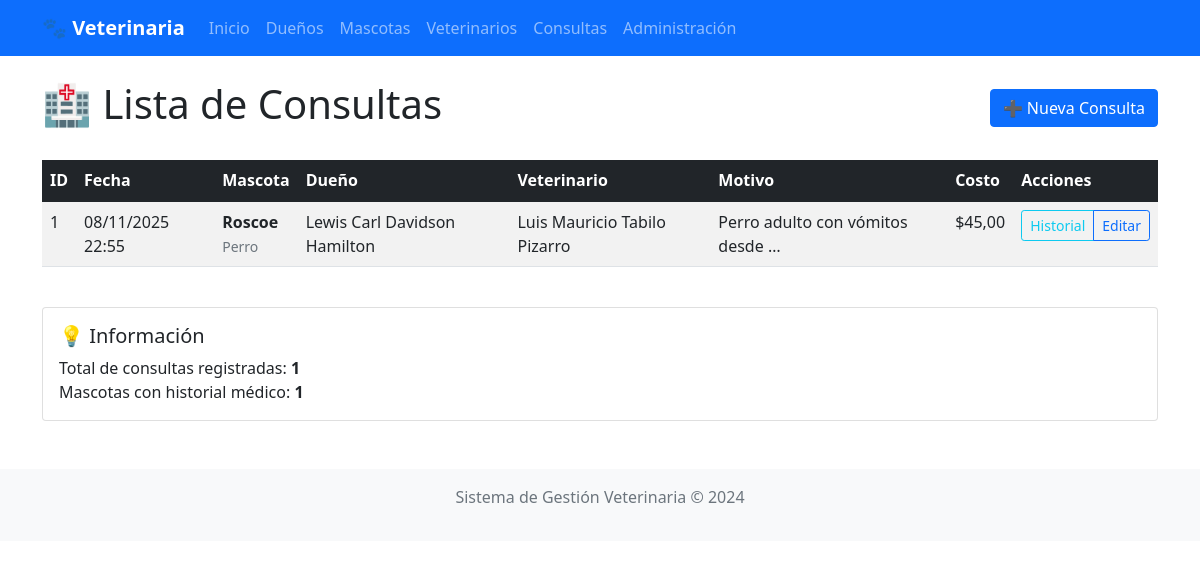
The app's page /consultas/, older data.
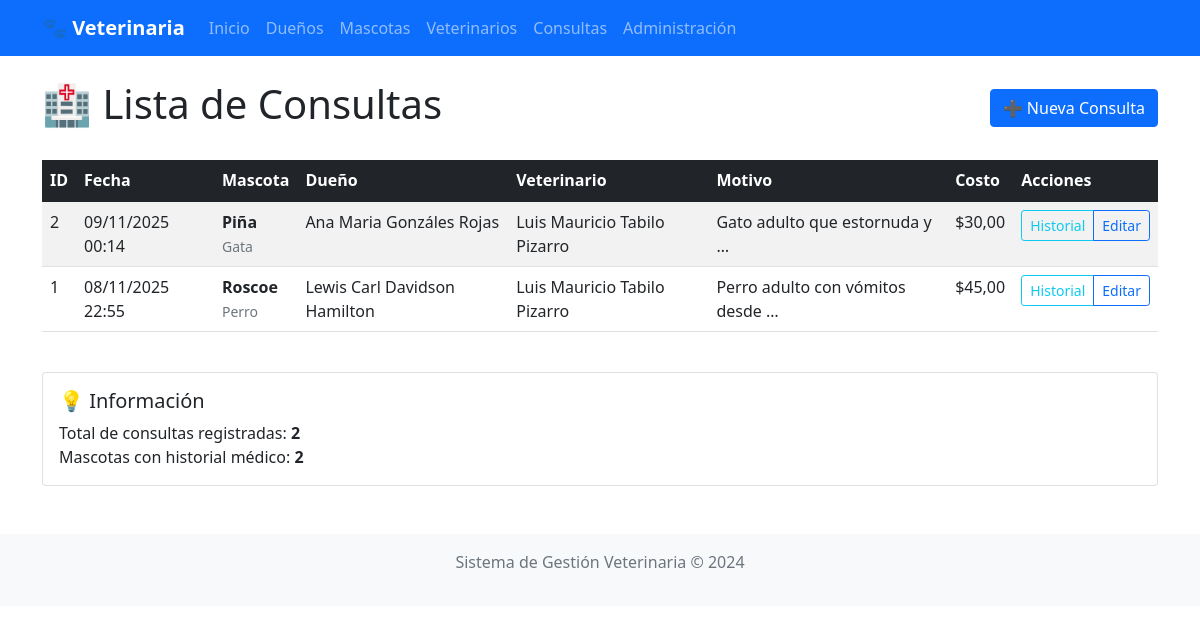
The same page, newer data.
### clinica/models.py (models this page shows, shortened)
class Consulta(models.Model):
    mascota = models.ForeignKey(Mascota, on_delete=models.CASCADE)
    veterinario = models.ForeignKey(Veterinario, on_delete=models.SET_NULL, null=True, blank=True)
    motivo = models.TextField()
    diagnostico = models.TextField(blank=True, null=True)
    tratamiento = models.TextField(blank=True, null=True)
    observaciones = models.TextField(blank=True, null=True)
    costo = models.DecimalField(max_digits=10, decimal_places=2, default=0.00)
    fecha_consulta = models.DateTimeField(auto_now_add=True)

class Mascota(models.Model):
    nombre = models.CharField(max_length=100)
    especie = models.CharField(max_length=50, blank=True, null=True)
    raza = models.CharField(max_length=50, blank=True, null=True)
    fecha_nacimiento = models.DateField(blank=True, null=True)
    dueno = models.ForeignKey(Dueno, on_delete=models.CASCADE)
    fecha_registro = models.DateTimeField(auto_now_add=True)

class Persona(models.Model):
    nombre = models.CharField(max_length=100)
    telefono = models.CharField(max_length=20, blank=True, null=True)
    email = models.EmailField(blank=True, null=True)
    class Meta:
        abstract = True

class Dueno(Persona):
    direccion = models.TextField(blank=True, null=True)
    fecha_registro = models.DateTimeField(auto_now_add=True)

class Veterinario(Persona):
    especialidad = models.CharField(max_length=100, blank=True, null=True)
    activo = models.BooleanField(default=True)

### clinica/views.py (the view)
# urls.py: path('consultas/', views.lista_consultas, name='lista_consultas'),
def lista_consultas(request):
    consultas = Consulta.objects.select_related('mascota', 'veterinario').all().order_by('-fecha_consulta')
    mascotas_con_consultas = Mascota.objects.filter(consulta__isnull=False).distinct().count()
    return render(request, 'clinica/lista_consultas.html', {
        'consultas': consultas,
        'mascotas_con_consultas': mascotas_con_consultas
    })

### templates/clinica/lista_consultas.html (shortened to what this page needs)
{% extends 'base.html' %}
{% block content %}
<div class="d-flex justify-content-between align-items-center mb-4">
    <h1>🏥 Lista de Consultas</h1>
    <a href="{% url 'agregar_consulta' %}" class="btn btn-primary">➕ Nueva Consulta</a>
</div>
{% if consultas %}
<div class="table-responsive">
    <table class="table table-striped table-hover">
        <thead class="table-dark">
            <tr>
                <th>ID</th>
                <th>Fecha</th>
                <th>Mascota</th>
                <th>Dueño</th>
                <th>Veterinario</th>
                <th>Motivo</th>
                <th>Costo</th>
                <th>Acciones</th>
            </tr>
        </thead>
        <tbody>
            {% for consulta in consultas %}
            <tr>
                <td>{{ consulta.id }}</td>
                <td>{{ consulta.fecha_consulta|date:"d/m/Y H:i" }}</td>
                <td>
                    <strong>{{ consulta.mascota.nombre }}</strong>
                    <br><small class="text-muted">{{ consulta.mascota.especie|default:"-" }}</small>
                </td>
                <td>{{ consulta.mascota.dueno.nombre }}</td>
                <td>
                    {% if consulta.veterinario %}
                        {{ consulta.veterinario.nombre }}
                    {% else %}
                        <span class="text-muted">No asignado</span>
                    {% endif %}
                </td>
                <td>{{ consulta.motivo|truncatewords:5 }}</td>
                <td>
                    {% if consulta.costo %}
                        ${{ consulta.costo }}
                    {% else %}
                        <span class="text-muted">-</span>
                    {% endif %}
                </td>
                <td>
                    <div class="btn-group btn-group-sm">
                        <a href="{% url 'historial_mascota' consulta.mascota.id %}" class="btn btn-outline-info">
                            Historial
                        </a>
                        <a href="#" class="btn btn-outline-primary">Editar</a>
                    </div>
                </td>
            </tr>
            {% endfor %}
        </tbody>
    </table>
</div>
{% else %}
<div class="alert alert-info">
    <h4>No hay consultas registradas</h4>
    <p>Comienza registrando la primera consulta médica.</p>
    <a href="{% url 'agregar_consulta' %}" class="btn btn-primary">Registrar Primera Consulta</a>
</div>
{% endif %}
<div class="card mt-4">
    <div class="card-body">
        <h5>💡 Información</h5>
        <p class="mb-0">Total de consultas registradas: <strong>{{ consultas|length }}</strong></p>
        <p class="mb-0">Mascotas con historial médico: <strong>{{ mascotas_con_consultas }}</strong></p>
    </div>
</div>
{% endblock %}

### templates/base.html (shortened to what this page needs)
<!DOCTYPE html>
<html lang="es">
<head>
    <link href="https://cdn.jsdelivr.net/npm/bootstrap@5.1.3/dist/css/bootstrap.min.css" rel="stylesheet">
</head>
<body>
    <nav class="navbar navbar-expand-lg navbar-dark bg-primary">
        <div class="container">
            <a class="navbar-brand" href="{% url 'home' %}">🐾 Veterinaria</a>
            <div class="collapse navbar-collapse" id="navbarNav">
                <ul class="navbar-nav">
                    <li class="nav-item">
                        <a class="nav-link" href="{% url 'home' %}">Inicio</a>
                    </li>
                    <li class="nav-item">
                        <a class="nav-link" href="{% url 'lista_duenos' %}">Dueños</a>
                    </li>
                    <li class="nav-item">
                        <a class="nav-link" href="{% url 'lista_mascotas' %}">Mascotas</a>
                    </li>
                    <li class="nav-item">
                        <a class="nav-link" href="{% url 'lista_veterinarios' %}">Veterinarios</a>
                    </li>
                    <li class="nav-item">
                        <a class="nav-link" href="{% url 'lista_consultas' %}">Consultas</a>
                    </li>
                    <li class="nav-item">
                        <a class="nav-link" href="{% url 'admin:index' %}">Administración</a>
                    </li>
                </ul>
            </div>
        </div>
    </nav>
    <div class="container mt-4">
        {% block content %}
        {% endblock %}
    </div>
    <footer class="bg-light text-center mt-5 py-3">
        <div class="container">
            <p class="text-muted">Sistema de Gestión Veterinaria &copy; 2024</p>
        </div>
    </footer>
</body>
</html>

### templates/base.html (style rules this page uses)
.navbar-brand { font-weight: bold; }
.card { transition: transform 0.2s; }

Row changes from the older to the newer data that the page shows:
added Consulta: id "2", fecha_consulta "09/11/2025 00:14", mascota.nombre "Piña", mascota.especie "Gata", mascota.dueno.nombre "Ana Maria Gonzáles Rojas", veterinario.nombre "Luis Mauricio Tabilo Pizarro", motivo "Gato adulto que estornuda y …", costo "30,00"
Text that changed along with them:
{{ consultas|length }}: "1" → "2"
{{ mascotas_con_consultas }}: "1" → "2"
